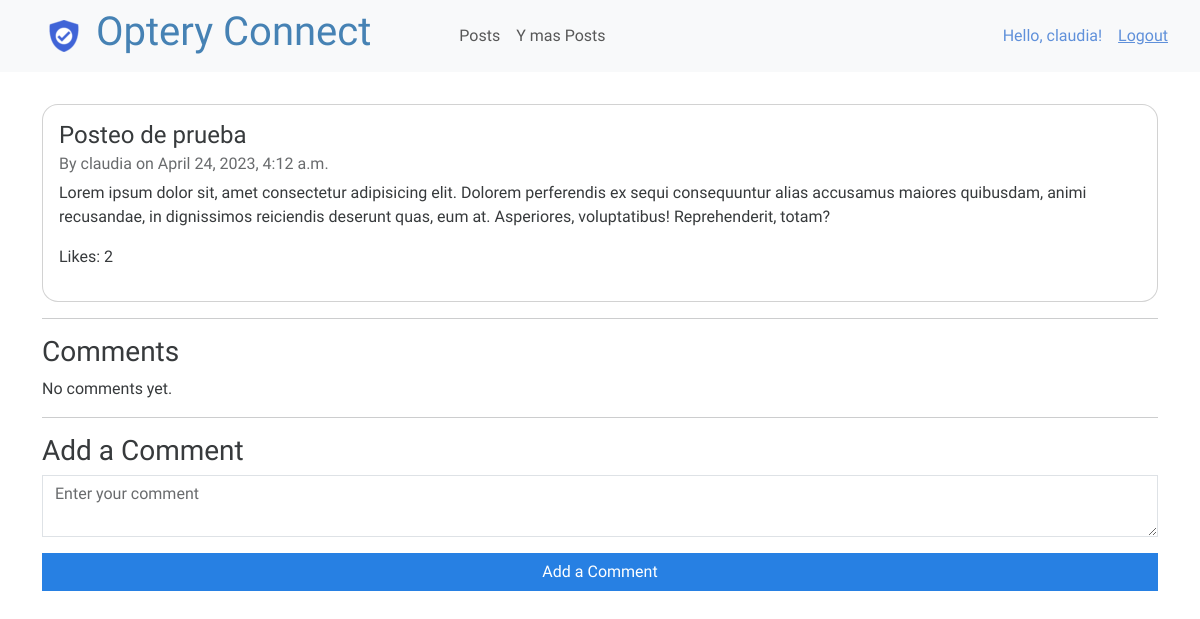
/social/posts/1/ (signed in), run on an earlier commit of the app's database.
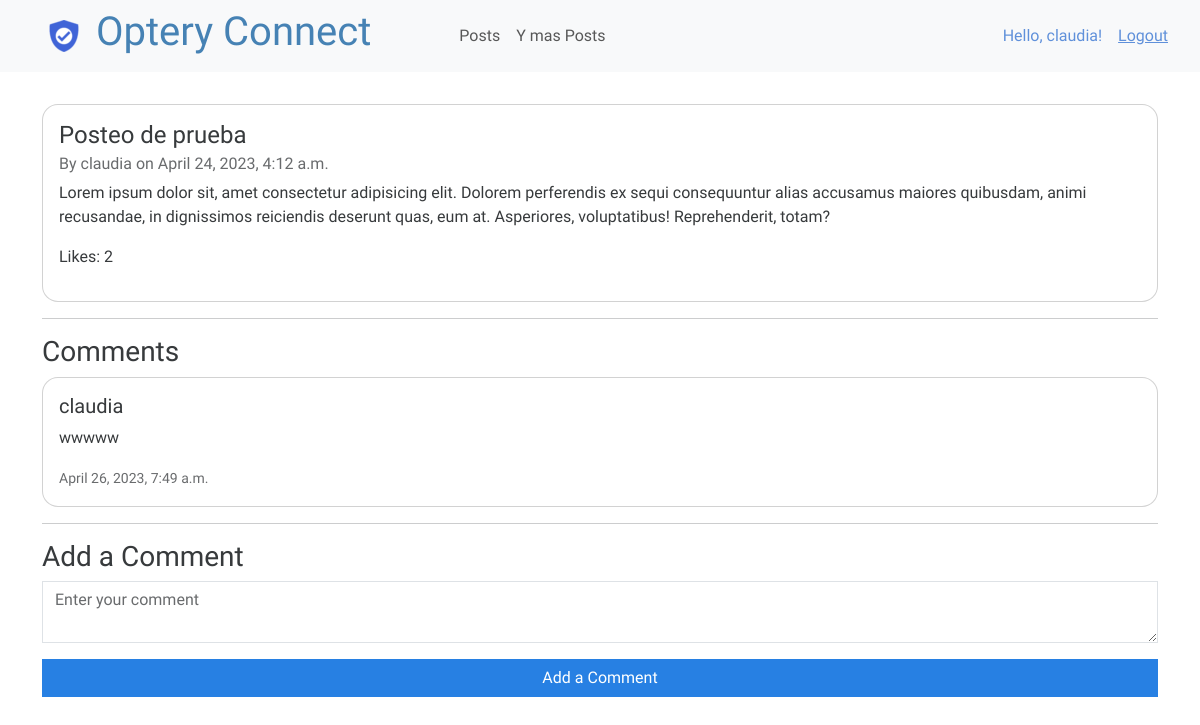
And on a later commit of the database.
### social/models.py (models this page shows, shortened)
class Comment(models.Model):
    post = models.ForeignKey(Post, on_delete=models.CASCADE)
    user = models.ForeignKey(User, on_delete=models.CASCADE)
    content = models.TextField()
    date_posted = models.DateTimeField(auto_now_add=True)

### social/views.py (the view)
# urls.py: path('posts/<int:post_id>/', post_detail, name='post_detail'),
@login_required
def post_detail(request, post_id):
    post = get_object_or_404(Post, pk=post_id)
    comments = post.comment_set.all().order_by('-date_posted')
    num_likes = post.likes.count()
    data = {'post': post, 'comments': comments, 'num_likes': num_likes}
    return render(request, 'social/post_detail.html', data)

### templates/social/post_detail.html (shortened to what this page needs)
{% extends 'base.html' %}
{% block content %}
<div class="post_detail" style="padding-top: 2rem;">
    <div class="card">
        <div class="card-body">
            <h4 class="card-title">{{ post.title }}</h4>
            <h6 class="card-subtitle mb-2 text-muted">By {{ post.author.username }} on {{ post.date_posted }}</h6>
            <p class="card-text">{{ post.content }}</p>
            <p>Likes: {{ num_likes }}</p>
        </div>
    </div>
    <hr>
    <h3>Comments</h3>
    <div class="comments" id="comments" hx-get="{% url 'social:post_detail' post.id %}">
        {% for comment in comments %}
        <div class="card">
            <div class="card-body">
                <h5 class="card-title">{{ comment.user.username }}</h5>
                <p class="card-text">{{ comment.content }}</p>
                <p class="card-text"><small class="text-muted">{{ comment.date_posted }}</small></p>
            </div>
        </div>
        {% empty %}
        <p>No comments yet.</p>
        {% endfor %}
    </div>
    <hr>
    <div class="add-comment">
        <h3>Add a Comment</h3>
        <form hx-post="{% url 'social:add_comment' post.id %}" hx-trigger="submit" hx-swap="outerHTML"
            hx-target="#comments" hx-vals='{"{% csrf_token %}": "{{ csrf_token }}"}'
            hx-headers='{"X-CSRFToken": "{{ csrf_token }}"}'
            hx-after-swap="() => form.querySelector('textarea').value = ''">
            <div class="form-group">
                <textarea class="form-control" name="comment" placeholder="Enter your comment"></textarea>
            </div>
            <button type="submit" class="btn btn-primary">Add a Comment</button>
        </form>
    </div>
</div>
{% endblock %}

What changed in the data, as far as the page shows it:
added Comment: user.username "claudia", content "wwwww", date_posted "April 26, 2023, 7:49 a.m."
Also different on the page:
text no longer shown: "No comments yet."
